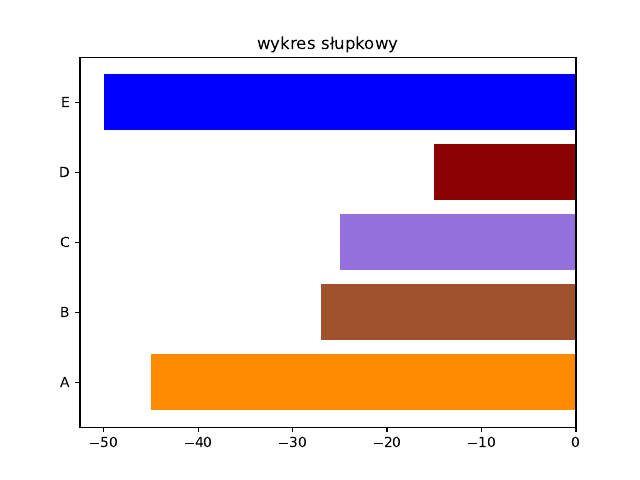

Here is the Python script that generated this plot:
import matplotlib.pyplot as plt
import pandas as pd
import numpy as np
lista=["A","B","C","D","E"]
data=[-45,-27,-25,-15,-50]
plt.barh(lista,data,color=["darkorange","sienna","mediumpurple","darkred","blue"])
plt.title("wykres słupkowy")
plt.savefig("zadanie1.pdf")
plt.show()